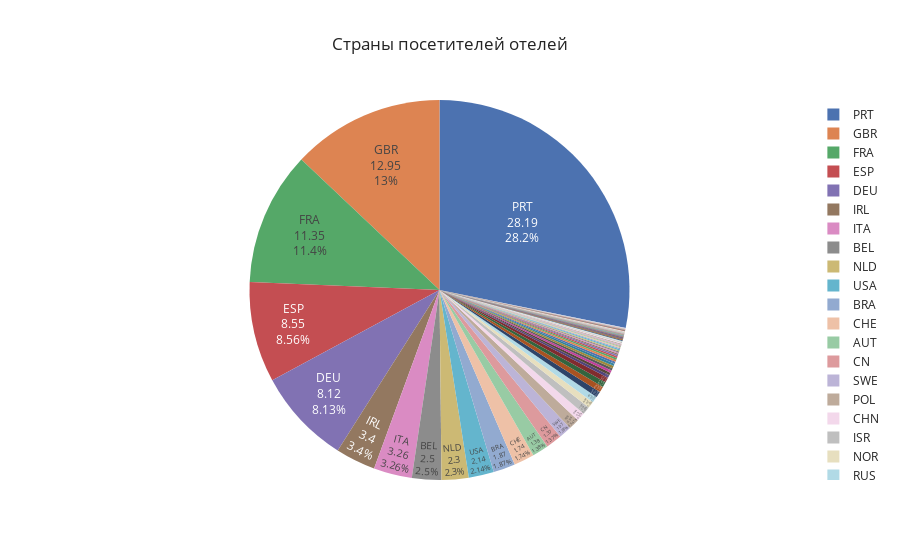

Notebook code cell kept with this figure:
### Markdown cell above
# Откуда приходят гости?

### Code cell
data = pd.DataFrame(df.loc[df["is_canceled"] == 0]["country"].value_counts())
data['names'] = data.index
total = data['country'].sum()
data['values'] = round(data['country'] / total * 100, 2)

plot = px.pie(data,
    title='Страны посетителей отелей',
    values='values',
    names='names',
    template="seaborn"
)

plot.update_traces(textposition="inside", textinfo="value+percent+label")
plot.show()

### Figure 1 — Plotly figure (JSON) as saved in the notebook; plotly's stock layout.template omitted (floating-point values rounded to 4 significant figures; data arrays with more than 128 entries replaced by an {"elided": "..."} marker saying what was removed)
{"data": [{"domain": {"x": [0.0, 1.0], "y": [0.0, 1.0]}, "hovertemplate": "label=%{label}<br>value=%{value}<extra></extra>", "labels": {"elided": "165 str values"}, "legendgroup": "", "name": "", "showlegend": true, "values": {"elided": "165 float values"}, "type": "pie", "textinfo": "value+percent+label", "textposition": "inside"}], "layout": {"legend": {"tracegroupgap": 0}, "title": {"text": "Страны посетителей отелей"}}}
